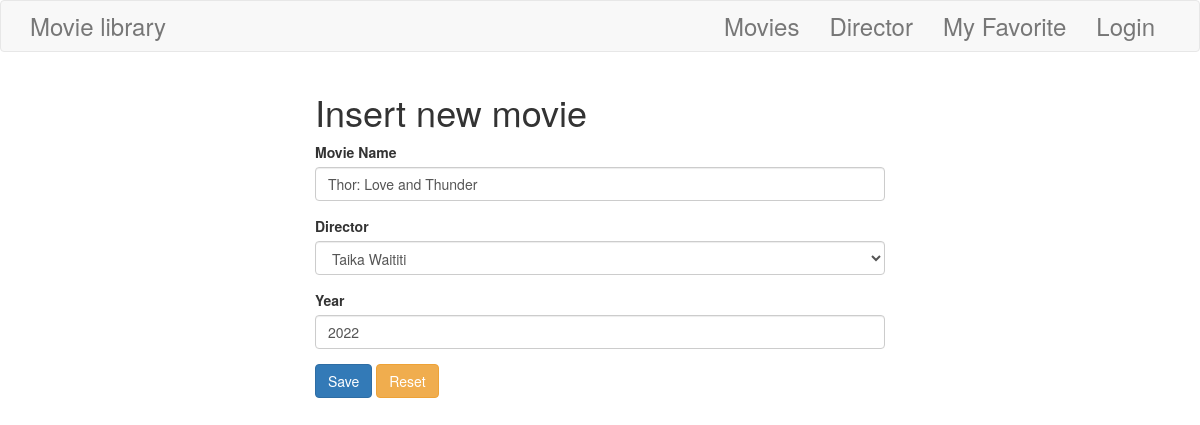
The page /index.php/movie/edit?id=9 on the database its author committed.
### tables this page shows
CREATE TABLE `movie` (
  `id` int(11) NOT NULL AUTO_INCREMENT,
  `movie_name` varchar(255) DEFAULT NULL,
  `director_id` int(11) DEFAULT NULL,
  `year` varchar(255) DEFAULT NULL,
  `favorite` tinyint(1) DEFAULT '0',
  PRIMARY KEY (`id`)
);

CREATE TABLE `director` (
  `id` int(11) NOT NULL AUTO_INCREMENT,
  `name` varchar(255) DEFAULT NULL,
  `lastname` varchar(255) DEFAULT NULL,
  PRIMARY KEY (`id`)
);

### core/functions.php (called while the page is built, shortened)
<?php
function view($view, $data = []) {
    extract($data);
    require "views/{$view}.view.php";
}

### controllers/MovieController.php (called while the page is built, shortened)
<?php
class MovieController
{
    public $config =[
        'table'=>"movie",
        'label'=>['Id','Movie Name','Director',"Year"],
        'fields'=>['movie.id','movie.movie_name','director.name','director.lastname','movie.year'],
        "attribute"=>['id','movie_name',["name","lastname"],'year'],
    ];
    public function edit()
    {
        $config =$this->config;
        $table['data'] = App::get('database')->selectOne($config['table'],[], ['id' => $_GET['id']]);
        $table['director'] = App::get('database')->selectAll("director" );
        return view($config['table'].'/edit', compact("data"));
    }
}

### core/Router.php (called while the page is built, shortened)
<?php
class Router {
    public $routes = [
        'GET' => [],
        'POST' => []
    ];
    public function get($uri, $controllerPath)
    {
        $this->routes['GET'][$uri] = $controllerPath;
    }
    public function post($uri, $controllerPath)
    {
        $this->routes['POST'][$uri] = $controllerPath;
    }
    public function direct($uri, $method)
    {
           if (array_key_exists($uri, $this->routes[$method])) {
               return $this->callAction(
                   ...explode("@", $this->routes[$method][$uri]));
           }
           throw new \Exception('No page found - 404');
    }
    protected function callAction($controller, $method) {
        $controller = new $cn;
        return $controller->$method();
    }
}

### index.php (called while the page is built, shortened)
<?php
Router::load('routes.php')->direct(Request::uri(), Request::method());

### core/database/QueryBuilder.php (called while the page is built, shortened)
<?php
class QueryBuilder
{
    public $pdo;
    public function __construct($pdo)
    {
        $this->pdo = $pdo;
    }
    public function selectAll($tablename, $tablename2 = "", $fields = [], $foreignKey = "", $filter = [])
    {
        $sql = "";
        if (!$tablename2) {
            $sql = "SELECT * FROM {$tablename}";
        } else {
            $sql = sprintf("SELECT %s FROM {$tablename} LEFT JOIN {$tablename2} ON {$tablename2}.id = {$tablename}.{$foreignKey}",
                implode(', ', $fields));
        }
        $out = "";
        $sql = $sql . $out . " ORDER BY {$tablename}.id DESC";
        $query = $this->pdo->prepare($sql);
        $query->execute();
        return $query->fetchAll(\PDO::FETCH_OBJ);
    }
    public function selectOne($tablename,$fields=[],$filter = []){
        if(!empty($fields)){
            $sql = "SELECT ".join(",",$fields). " FROM {$tablename}";
        }else{
            $sql ="SELECT  * FROM {$tablename}";
        }
        $out = [];
        if(isset($filter) and !empty($filter)){
            foreach ($filter as  $key=>$value ){
                $out[]= " {$key} = '{$value}'";
            }
        }
         $sql .= " WHERE ".join(" and ",$out);
            $query = $this->pdo->prepare($sql);
            $query->execute();
            return $query->fetchAll(\PDO::FETCH_OBJ);
    }
}

### core/App.php (called while the page is built, shortened)
<?php
class App {
    protected static $data = [];
    public static function set($key, $data)
    {
        static::$data[$key] = $data;
    }
    public static function get($key)
    {
        return static::$data[$key];
    }
}

### views/movie/edit.view.php (the view, shortened to what this page needs)
<?php require 'views/partials/header.view.php' ?>
<div class="container" style="margin-top:20px">
    <div style="width: 50%; margin: 0 auto;">
        <h1>Insert new <?=$data['table'] ?></h1>
        <form action="/index.php/<?=$data['table'] ?>/edit" method="post">
            <?php foreach ($data['data'] as $row) {?>
            <div class="form-group">
                <label for="title"><?=$data['label'][1]?></label>
                <input type="text" class="form-control" id="title" name="movie_name" value="<?=$row->movie_name ?>">
            </div>
            <div class="form-group">
                <label for="title"><?=$data['label'][2]?></label>
                <select name="director_id" id="author_id" class="form-control">
                <?php foreach ($data['director'] as $datum){
                        echo "<option value='" . $datum->id ."' ".( ($row->director_id === $datum->id) ?   " selected='selected' " :"") ." >".$datum->name." " .$datum->lastname."</option>";
                } ?>
                </select>
            </div>
            <div class="form-group">
                <label for="title"><?=$data['label'][3]?></label>
                <input type="text" class="form-control" id="title" name="year" value="<?=$row->year?>">
            </div>
            <?php }?>
            <div>
                <button class="btn btn-primary">Save</button>
                <button type="reset" class="btn btn-warning">Reset</button>
            </div>
        </form>
    </div>
</div>
<?php require 'views/partials/footer.view.php' ?>

### rows shown on the page
movie: label "Movie Name", movie_name "Thor: Love and Thunder", label "Director", director_id "Taika Waititi", label "Year", year "2022"

### other values the page prints
$data['table'] "movie"
